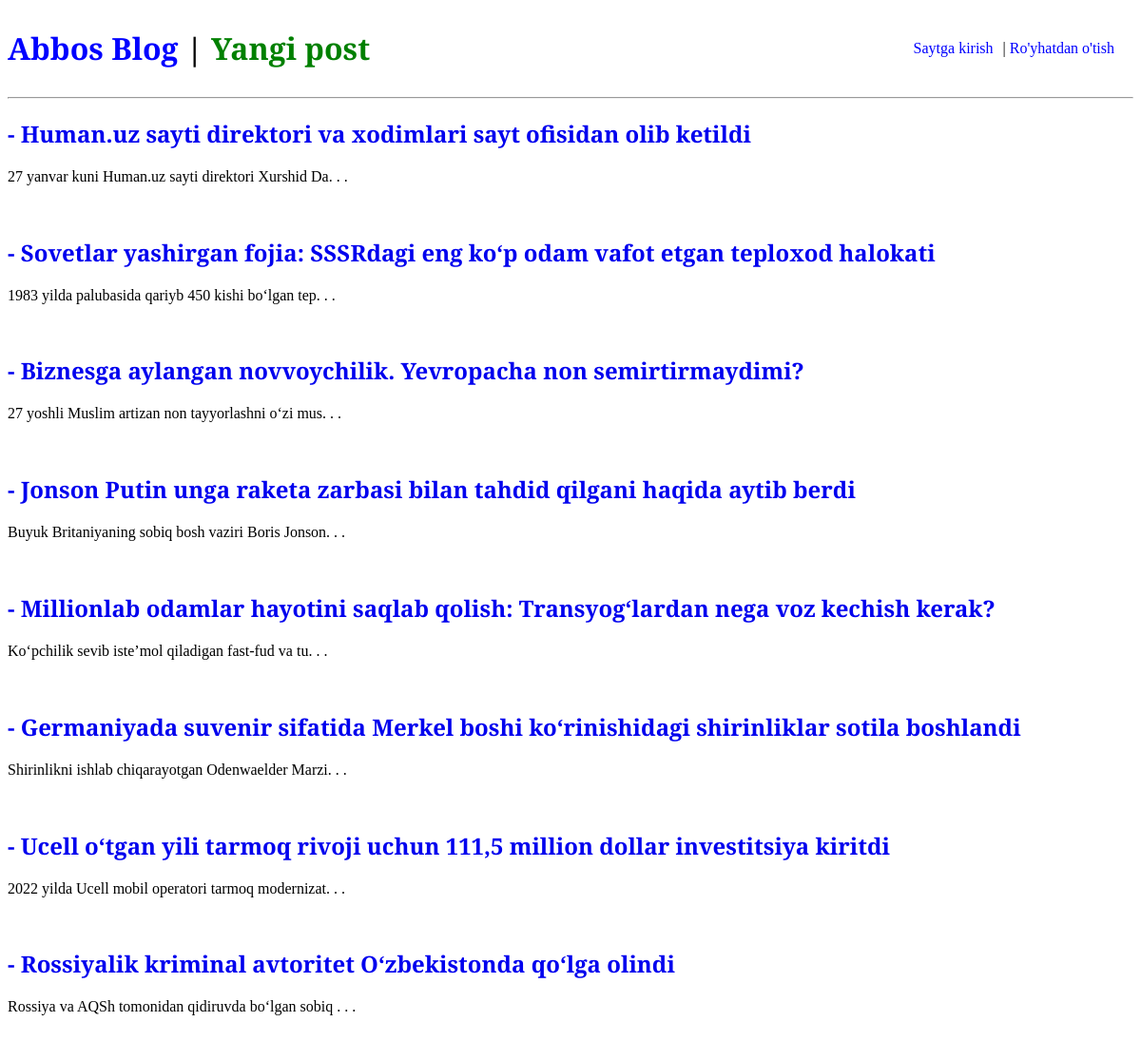
The page / on the database its author committed.
### blog/models.py (models this page shows, shortened)
class Post(models.Model):
    title = models.CharField(max_length=200)
    author = models.ForeignKey(
        'auth.User',
        on_delete=models.CASCADE
    )
    body = models.TextField()

### blog/views.py (the view)
# urls.py: path('', BlogListView.as_view(), name='home'),
class BlogListView(ListView):
    model = Post
    template_name = 'home.html'

### templates/home.html
{% extends 'base.html' %}
{% block content %}
        {% for post in object_list %}
            <h2><a href="{% url 'post_detail' post.pk %}">
            - {{ post.title }}</a>
            </h2>
            <p>{{ post.body | slice:":50" }}. . .</p>
            <br>
        {% endfor %}
{% endblock content %}

### static/css/base.css (style rules this page uses)
* { font-family: 'PT Serif', serif; }
a { text-decoration: none; }

### rows shown on the page
Post: title "Human.uz sayti direktori va xodimlari sayt ofisidan olib ketildi", body "27 yanvar kuni Human.uz sayti direktori Xurshid Da"
Post: title "Sovetlar yashirgan fojia: SSSRdagi eng ko‘p odam vafot etgan teploxod halokati", body "1983 yilda palubasida qariyb 450 kishi bo‘lgan tep"
Post: title "Biznesga aylangan novvoychilik. Yevropacha non semirtirmaydimi?", body "27 yoshli Muslim artizan non tayyorlashni o‘zi mus"
Post: title "Jonson Putin unga raketa zarbasi bilan tahdid qilgani haqida aytib berdi", body "Buyuk Britaniyaning sobiq bosh vaziri Boris Jonson"
Post: title "Millionlab odamlar hayotini saqlab qolish: Transyog‘lardan nega voz kechish kerak?", body "Ko‘pchilik sevib iste’mol qiladigan fast-fud va tu"
Post: title "Germaniyada suvenir sifatida Merkel boshi ko‘rinishidagi shirinliklar sotila boshlandi", body "Shirinlikni ishlab chiqarayotgan Odenwaelder Marzi"
Post: title "Ucell o‘tgan yili tarmoq rivoji uchun 111,5 million dollar investitsiya kiritdi", body "2022 yilda Ucell mobil operatori tarmoq modernizat"
Post: title "Rossiyalik kriminal avtoritet O‘zbekistonda qo‘lga olindi", body "Rossiya va AQSh tomonidan qidiruvda bo‘lgan sobiq"
